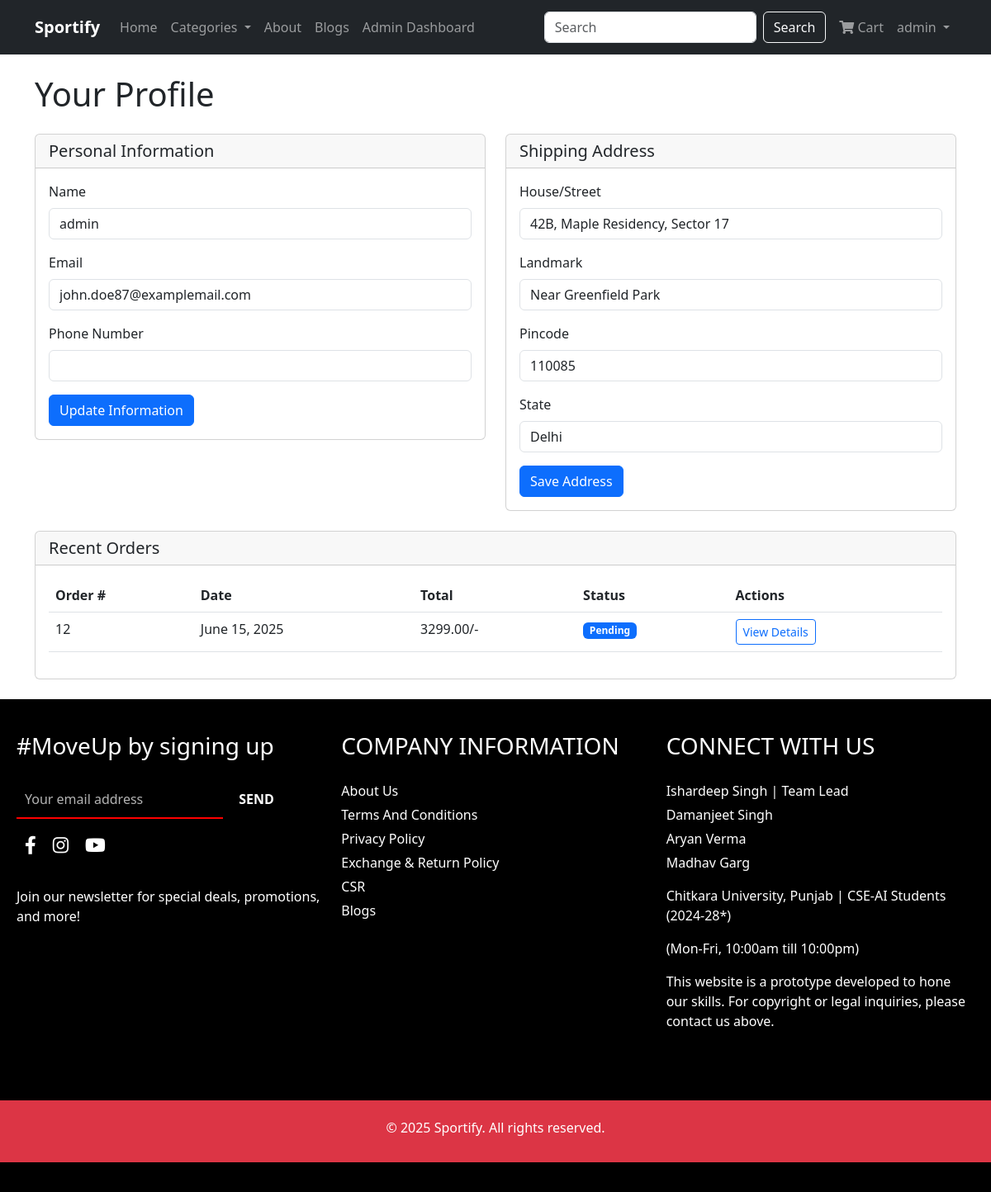
The page /user/profile/ (signed in) on the database its author committed.
### user_app/models.py (models this page shows, shortened)
class Address(models.Model):
    user = models.OneToOneField(User, on_delete=models.CASCADE, related_name='address')
    house_street = models.CharField(max_length=200)
    landmark = models.CharField(max_length=100, blank=True, null=True)
    pincode = models.CharField(max_length=10)
    state = models.CharField(max_length=100)

### cart_app/models.py (models this page shows, shortened)
class Order(models.Model):
    STATUS_CHOICES = (
        ('Pending', 'Pending'),
        ('Processing', 'Processing'),
        ('Shipped', 'Shipped'),
        ('Delivered', 'Delivered'),
        ('Cancelled', 'Cancelled'),
    )
    PAYMENT_CHOICES = (
        ('card', 'Credit/Debit Card'),
        ('cod', 'Cash on Delivery'),
        ('gift_card', 'Gift Card'),
        ('coupon', 'Coupon'),
    )
    user = models.ForeignKey(User, on_delete=models.CASCADE)
    total_amount = models.DecimalField(max_digits=10, decimal_places=2)
    status = models.CharField(max_length=50, choices=STATUS_CHOICES, default='Pending')
    payment_method = models.CharField(max_length=50, choices=PAYMENT_CHOICES)
    shipping_address = models.TextField()
    order_date = models.DateTimeField(default=timezone.now)

### user_app/views.py (the view)
# urls.py: path('profile/', views.profile, name='profile'),
@login_required
def profile(request):
    if request.method == 'POST':
        if 'update_user' in request.POST:
            u_form = UserUpdateForm(request.POST, instance=request.user)
            a_form = AddressForm(instance=Address.objects.filter(user=request.user).first())
            if u_form.is_valid():
                u_form.save()
                messages.success(request, 'Your personal information has been updated!')
                return redirect('profile')
            else:
                for field, errors in u_form.errors.items():
                    for error in errors:
                        messages.error(request, f"{field}: {error}")
        elif 'update_address' in request.POST:
            u_form = UserUpdateForm(instance=request.user)
            address_instance = Address.objects.filter(user=request.user).first()
            a_form = AddressForm(request.POST, instance=address_instance)
            if a_form.is_valid():
                address = a_form.save(commit=False)
                if not address_instance:
                    address.user = request.user
                address.save()
                messages.success(request, 'Your address has been updated!')
                return redirect('index')
            else:
                for field, errors in a_form.errors.items():
                    for error in errors:
                        messages.error(request, f"{field}: {error}")
    else:
        u_form = UserUpdateForm(instance=request.user)
        address_instance = Address.objects.filter(user=request.user).first()
        a_form = AddressForm(instance=address_instance)
    context = {
        'u_form': u_form,
        'a_form': a_form
    }
    return render(request, 'user_app/profile.html', context)

### user_app/forms.py (shortened to what this page needs)
class UserUpdateForm(forms.ModelForm):
    name = forms.CharField(max_length=100)
    email = forms.EmailField()
    phone_number = forms.CharField(
        max_length=15,
        validators=[
            RegexValidator(
                regex=r'^\d{10}$',
                message='Phone number must be 10 digits.',
                code='invalid_phone'
            )
        ]
    )
    class Meta:
        model = User
        fields = ['name', 'email', 'phone_number']
    def __init__(self, *args, **kwargs):
        super().__init__(*args, **kwargs)
        for field_name in self.fields:
            self.fields[field_name].widget.attrs.update({'class': 'form-control'})
        if self.instance:
            self.fields['name'].initial = self.instance.first_name
            self.fields['email'].initial = self.instance.email

class AddressForm(forms.ModelForm):
    class Meta:
        model = Address
        fields = ['house_street', 'landmark', 'pincode', 'state']
        widgets = {
            'house_street': forms.TextInput(attrs={'class': 'form-control'}),
            'landmark': forms.TextInput(attrs={'class': 'form-control'}),
            'pincode': forms.TextInput(attrs={'class': 'form-control'}),
            'state': forms.TextInput(attrs={'class': 'form-control'}),
        }

### cart_app/context_processors.py (called while the page is built)
def cart_count(request):
    count = 0
    if request.user.is_authenticated:
        count = CartItem.objects.filter(user=request.user).count()
    return {'cart_count': count}

def categories_processor(request):
    categories = Category.objects.all()
    return {'categories': categories}

def featured_products(request):
    featured = list(Product.objects.all().order_by('?')[:8])
    return {'featured_products': featured}

### user_app/context_processors.py (called while the page is built)
def user_address(request):
    address = None
    if request.user.is_authenticated:
        try:
            address = Address.objects.get(user=request.user)
        except Address.DoesNotExist:
            pass
    return {'address': address}

### templates/user_app/profile.html (shortened to what this page needs)
{% extends 'base.html' %}
{% block content %}
<h1 class="mb-4">Your Profile</h1>
<div class="row">
    <div class="col-md-6">
        <div class="card mb-4">
            <div class="card-header">
                <h5 class="mb-0">Personal Information</h5>
            </div>
            <div class="card-body">
                <form method="post">
                    <div class="mb-3">
                        <label for="{{ u_form.name.id_for_label }}" class="form-label">Name</label>
                        {{ u_form.name }}
                    </div>
                    <div class="mb-3">
                        <label for="{{ u_form.email.id_for_label }}" class="form-label">Email</label>
                        {{ u_form.email }}
                    </div>
                    <div class="mb-3">
                        <label for="{{ u_form.phone_number.id_for_label }}" class="form-label">Phone Number</label>
                        {{ u_form.phone_number }}
                    </div>
                    <button type="submit" name="update_user" class="btn btn-primary">Update Information</button>
                </form>
            </div>
        </div>
    </div>
    <div class="col-md-6">
        <div class="card">
            <div class="card-header">
                <h5 class="mb-0">Shipping Address</h5>
            </div>
            <div class="card-body">
                <form method="post">
                    <div class="mb-3">
                        <label for="{{ a_form.house_street.id_for_label }}" class="form-label">House/Street</label>
                        {{ a_form.house_street }}
                    </div>
                    <div class="mb-3">
                        <label for="{{ a_form.landmark.id_for_label }}" class="form-label">Landmark</label>
                        {{ a_form.landmark }}
                    </div>
                    <div class="mb-3">
                        <label for="{{ a_form.pincode.id_for_label }}" class="form-label">Pincode</label>
                        {{ a_form.pincode }}
                    </div>
                    <div class="mb-3">
                        <label for="{{ a_form.state.id_for_label }}" class="form-label">State</label>
                        {{ a_form.state }}
                    </div>
                    <button type="submit" name="update_address" class="btn btn-primary">Save Address</button>
                </form>
            </div>
        </div>
    </div>
</div>
<div class="row mt-4">
    <div class="col-12">
        <div class="card">
            <div class="card-header">
                <h5 class="mb-0">Recent Orders</h5>
            </div>
            <div class="card-body">
                <div class="table-responsive">
                    <table class="table">
                        <thead>
                            <tr>
                                <th>Order #</th>
                                <th>Date</th>
                                <th>Total</th>
                                <th>Status</th>
                                <th>Actions</th>
                            </tr>
                        </thead>
                        <tbody>
                            {% for order in user.order_set.all|slice:":5" %}
                            <tr>
                                <td>{{ order.id }}</td>
                                <td>{{ order.order_date|date:"F j, Y" }}</td>
                                <td>{{ order.total_amount }}/-</td>
                                <td>
                                    <span class="badge bg-{% if order.status == 'Delivered' %}success{% elif order.status == 'Cancelled' %}danger{% else %}primary{% endif %}">
                                        {{ order.status }}
                                    </span>
                                </td>
                                <td>
                                    <a href="{% url 'order_history' %}#collapse{{ order.id }}" class="btn btn-sm btn-outline-primary">View Details</a>
                                </td>
                            </tr>
                            {% empty %}
                            <tr>
                                <td colspan="5" class="text-center">You haven't placed any orders yet.</td>
                            </tr>
                            {% endfor %}
                        </tbody>
                    </table>
                </div>
            </div>
        </div>
    </div>
</div>
{% endblock %}

### templates/base.html (shortened to what this page needs)
<!DOCTYPE html>
<html lang="en">
<head>
    <link href="https://cdn.jsdelivr.net/npm/bootstrap@5.3.0-alpha1/dist/css/bootstrap.min.css" rel="stylesheet">
    <link rel="stylesheet" href="https://cdnjs.cloudflare.com/ajax/libs/font-awesome/6.0.0/css/all.min.css">
    <link rel="stylesheet" href="https://cdnjs.cloudflare.com/ajax/libs/font-awesome/5.15.4/css/all.min.css">
</head>
<body>
    <nav class="navbar navbar-expand-lg navbar-dark bg-dark">
        <div class="container">
            <a class="navbar-brand" href="{% url 'index' %}"><strong>Sportify</strong></a>
            <div class="collapse navbar-collapse" id="navbarNav">
                <ul class="navbar-nav me-auto">
                    <li class="nav-item">
                        <a class="nav-link" href="{% url 'index' %}">Home</a>
                    </li>
                    <li class="nav-item dropdown">
                        <a class="nav-link dropdown-toggle" href="#" id="navbarDropdown" role="button"
                            data-bs-toggle="dropdown">
                            Categories
                        </a>
                    </li>
                    <li class="nav-item">
                        <a class="nav-link" href="{% url 'about' %}">About</a>
                    </li>
                    <li class="nav-item">
                        <a class="nav-link" href="{% url 'blogs' %}">Blogs</a>
                    </li>
                    {% if user.is_authenticated and user.is_staff %}
                    <li class="nav-item">
                        <a class="nav-link" href="http://127.0.0.1:8000/admin/">Admin Dashboard</a>
                    </li>
                    {% endif %}
                </ul>
                <form class="d-flex mx-2" action="{% url 'search' %}" method="GET">
                    <input class="form-control me-2" type="search" name="query" placeholder="Search"
                        aria-label="Search">
                    <button class="btn btn-outline-light" type="submit">Search</button>
                </form>
                <ul class="navbar-nav">
                    {% if user.is_authenticated %}
                    <li class="nav-item">
                        <a class="nav-link" href="{% url 'cart' %}">
                            <i class="fas fa-shopping-cart"></i> Cart
                        </a>
                    </li>
                    <li class="nav-item dropdown">
                        <a class="nav-link dropdown-toggle" href="#" id="userDropdown" role="button"
                            data-bs-toggle="dropdown">
                            {{ user.first_name|default:user.username }}
                        </a>
                    </li>
                    {% endif %}
                </ul>
            </div>
        </div>
    </nav>
    <div class="container my-4">
        {% block content %}{% endblock %}
    </div>
    <footer>
        <div class="footer-container">
            <div class="newsletter">
                <h3>#MoveUp by signing up</h3>
                <form action="{% url 'subscribe' %}">
                    <input type="email" placeholder="Your email address" id="box" required>
                    <button type="submit">SEND</button>
                </form>
                <div class="social-icons">
                    <a href="#" class="social-link"><i class="fab fa-facebook-f"></i></a>
                    <a href="#" class="social-link"><i class="fab fa-instagram"></i></a>
                    <a href="#" class="social-link"><i class="fab fa-youtube"></i></a>
                </div><br>
                <p>Join our newsletter for special deals, promotions, and more!</p>
            </div>
            <div class="company-info">
                <h3>COMPANY INFORMATION</h3>
                <ul>
                    <li><a href="{% url 'about' %}">About Us</a></li>
                    <li><a href="{% url 'tc' %}">Terms And Conditions</a></li>
                    <li><a href="{% url 'privacy_policy' %}">Privacy Policy</a></li>
                    <li><a href="{% url 'exchange_policy' %}">Exchange & Return Policy</a></li>
                    <li><a href="{% url 'csr' %}">CSR</a></li>
                    <li><a href="{% url 'blogs' %}">Blogs</a></li>
                </ul>
            </div>
            <div class="connect" id="contact">
                <h3>CONNECT WITH US</h3>
                <ul>
                    <li><a href="mailto:ishardeep3195.beai24@chitkara.edu.in">Ishardeep Singh</a> | Team Lead</li>
                    <li><a href="mailto:damanjeet3183.beai24@chitkara.edu.in">Damanjeet Singh</a></li>
                    <li><a href="mailto:aryan3181.beai24@chitkara.edu.in">Aryan Verma</a></li>
                    <li><a href="mailto:madhav3219.beai24@chitkara.edu.in">Madhav Garg</a></li>
                </ul>
                <p>Chitkara University, Punjab | CSE-AI Students (2024-28*)</p>
                <p>(Mon-Fri, 10:00am till 10:00pm)</p>
                <p>This website is a prototype developed to hone our skills. For copyright or legal inquiries, please
                    contact us above.</p>
            </div>
        </div>
        <div class="text-center bg-danger text-white py-4 mt-5 mb-3">
            <h6>&copy; {% now "Y" %} Sportify. All rights reserved.</h6>
        </div>
    </footer>
</body>
</html>

### templates/base.html (style rules this page uses)
footer { background-color: black; color: white; padding: 20px 0; }
.footer-container { display: flex; justify-content: space-around; flex-wrap: wrap; padding: 10px; }
.footer-container div { flex: 1; min-width: 200px; margin: 10px; }
.footer-container h3 { margin-bottom: 25px; }
ul { list-style: none; padding: 0; }
ul li { margin: 5px 0; }
ul li a { color: white; text-decoration: none; }
#box { background-color: transparent; border: none; border-bottom: 2px solid red; padding: 10px; width: 250px; font-size: 16px; color: white; outline: none; margin-bottom: 5px; }
#box::placeholder { color: rgba(255, 255, 255, 0.7); }
.newsletter button { padding: 10px 15px; background: none; color: white; border: none; font-size: 16px; cursor: pointer; font-weight: bold; transition: color 0.3s ease; }
.social-icons { margin-top: 35px; display: flex; justify-content: start; gap: 20px; }
.social-icons a { color: white; font-size: 22px; transition: color 0.3s ease; }

### templates/user_app/profile.html (style rules this page uses)
body { background-image: url('https://images.unsplash.com/photo-1503455637927-730bce8583c0?q=80&w=2940&auto=format&fit=crop&ixlib=rb-4.1.0&ixid=M3wxMjA3fDB8MHxwaG90by1wYWdlfHx8fGVufDB8fHx8fA%3D%3D'); }

### rows shown on the page
Address: house_street "42B, Maple Residency, Sector 17", landmark "Near Greenfield Park", pincode "110085", state "Delhi"
Order: id "12", order_date "June 15, 2025", total_amount "3299.00", status "Pending"

### other values the page prints
{{ user.first_name|default:user.username }} "admin"
